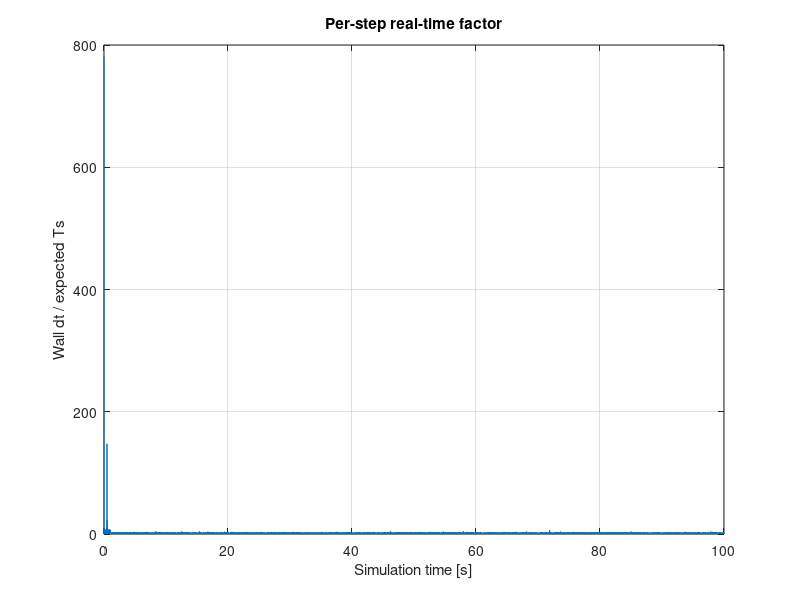

MATLAB code for this plot: (Note: this script raises an error after producing the figure.)
load wall_step_log.mat

figure;
plot(sim_time, ratio);
grid on;
xlabel("Simulation time [s]");
ylabel("Wall dt / expected Ts");
title("Per-step real-time factor");
yline(1, "--");

slow_idx = ratio > 1.0;

Tslow = table( ...
    sim_time(slow_idx), ...
    wall_dt(slow_idx), ...
    ratio(slow_idx), ...
    'VariableNames', ["sim_time_s", "wall_dt_s", "real_time_ratio"]);

Tslow = sortrows(Tslow, "real_time_ratio", "descend");

disp(Tslow(1:min(30,height(Tslow)), :));
clear sim_time wall_dt ratio Ts;
run("configure_plant_model");
